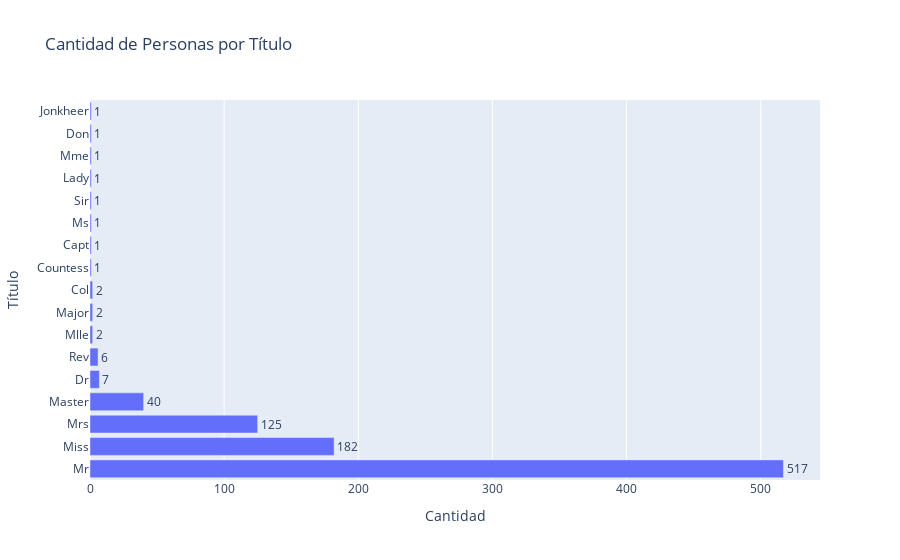

The code cell stored with this chart in its notebook:
### Code cell
df['Título'] = df['Name'].str.extract(r'([A-Za-z]+)\.')
title_counts = df['Título'].value_counts().reset_index()
title_counts.columns = ['Título', 'Count']

fig = px.bar(title_counts, y = 'Título', x = 'Count', orientation = 'h', title = 'Cantidad de Personas por Título', labels = {'Count': 'Cantidad', 'Título': 'Título'})
fig.update_traces(texttemplate = '%{x}', textposition = 'outside')
fig.show()

### Figure 1 — Plotly figure (JSON) as saved in the notebook; plotly's stock layout.template omitted (floating-point values rounded to 4 significant figures)
{"data": [{"alignmentgroup": "True", "hovertemplate": "Cantidad=%{x}<br>Título=%{y}<extra></extra>", "legendgroup": "", "marker": {"color": "#636efa", "pattern": {"shape": ""}}, "name": "", "offsetgroup": "", "orientation": "h", "showlegend": false, "textposition": "outside", "texttemplate": "%{x}", "type": "bar", "x": [517, 182, 125, 40, 7, 6, 2, 2, 2, 1, 1, 1, 1, 1, 1, 1, 1], "xaxis": "x", "y": ["Mr", "Miss", "Mrs", "Master", "Dr", "Rev", "Mlle", "Major", "Col", "Countess", "Capt", "Ms", "Sir", "Lady", "Mme", "Don", "Jonkheer"], "yaxis": "y"}], "layout": {"barmode": "relative", "legend": {"tracegroupgap": 0}, "title": {"text": "Cantidad de Personas por Título"}, "xaxis": {"anchor": "y", "domain": [0, 1], "title": {"text": "Cantidad"}}, "yaxis": {"anchor": "x", "domain": [0, 1], "title": {"text": "Título"}}}}
